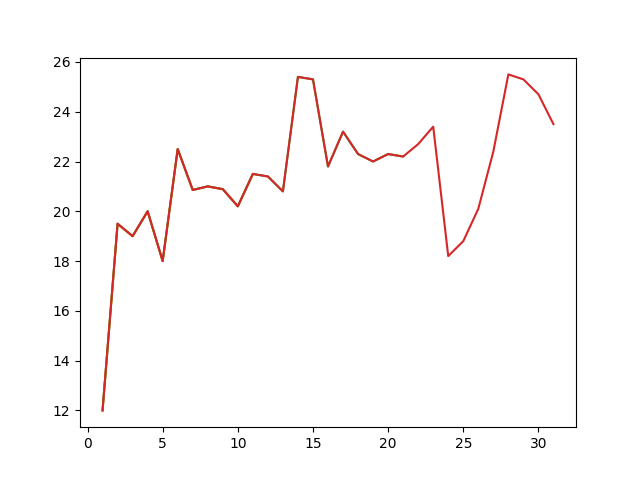

Recreate this plot in Python.
import random
import gym
import numpy as np
from collections import deque
from keras.models import Sequential
from keras.layers import Dense, LSTM
from keras.optimizers import sgd, Adam
import matplotlib.pyplot as plt

from keras import backend as K, optimizers

EPISODES = 1000
time_lstm = 3


def plot(data):
    x = []
    y = []
    for i, j in data:
        x.append(i)
        y.append(j)
    plt.plot(x, y)
    plt.savefig('cartpole_240.png')

class MyQueue:
    def __init__(self, maxlen):
        self.q = []
        self.max_len = maxlen

    def add(self, element):
        if len(self.q) == 1000:
            self.q = self.q[1:] + [element]
        else:
            self.q.append(element)

    def sample(self, size):
        return random.sample(self.q, size)

    def __len__(self):
        return len(self.q)



class DeepQAgent:
    def __init__(self, state_size, action_size):
        self.state_size = state_size
        self.action_size = action_size
        self.memory = MyQueue(maxlen=2000)
        self.gamma = 0.95
        self.epsilon = 1.0
        self.epsilon_min = 0.01
        self.epsilon_decay = 0.99
        self.learning_rate = 0.001
        self.model = self._build_model()

    # sample, time step, features
    def _build_model(self):
        model = Sequential()
        model.add(LSTM(24, input_shape=(time_lstm, self.state_size)))
        model.add(Dense(24, activation='relu'))
        model.add(Dense(self.action_size, activation='linear'))
        model.compile(loss='mse', optimizer=Adam(lr=0.001))
        return model

    def remember(self, episode_frame):
        self.memory.add(episode_frame)

    def act(self, state):
        if np.random.rand() <= self.epsilon:
            return random.randrange(self.action_size)
        act_values = self.model.predict(state)
        return np.argmax(act_values[0])  # returns action

    def replay(self, batch_size, agent2):
        sample_episodes = np.random.randint(0, high=len(self.memory), size = batch_size)
        minibatch = []
        for i in sample_episodes:
            start = np.random.randint(0, high=len(self.memory.q[i])-2*time_lstm) # might be buggy
            state_a = []
            # print("Episode selected = ", i)
            # print("Frame selected = ", start, " / ", len(self.memory.q[i]))
            for j in range(start, start+time_lstm):
                state_a.append(self.memory.q[i][j][0])
            act_taken = self.memory.q[i][start + time_lstm - 1 ][1]
            reward_got = self.memory.q[i][start + time_lstm - 1][2]
            next_state_reached = []
            for j in range(start + time_lstm, start + time_lstm + time_lstm):
                next_state_reached.append(self.memory.q[i][j][0])
            done = self.memory.q[i][start + 2*time_lstm - 1][4]
            minibatch.append((reshape_frames(state_a), act_taken, reward_got, reshape_frames(next_state_reached), done))

        # minibatch = random.sample(self.memory, batch_size)
        for state, action, reward, next_state, done in minibatch:
            target = reward
            if not done:
                target = (reward + self.gamma *
                          np.amax(agent2.model.predict(next_state)[0]))
            target_f = self.model.predict(state)  # What does this return? Ans type = [[0.08708638 0.4333976 ]]
            target_f[0][action] = target
            self.model.fit(state, target_f, epochs=1, verbose=0)

    def load(self, name):
        self.model.load_weights(name)

    def save(self, name):
        self.model.save_weights(name)


'''
remember[ ]
is a list of episodes:

remember[i] 
is a list of frames of i'th episode

remember[i][j]
is A 4 tuple of previous four screens


a = [[0 for i in range(ob_space)] for j in range(time_sequence) ]
for i_ob in the time_sequence:
    for j in ob_space of i_ob:
        a[i_ob_index][j].append(i_ob[j])

a = a.reshape(1, 10, 4)


'''

def reshape_frames(l):
    state_size = 4
    l = list(l)
    return np.array(l).reshape(1,time_lstm, state_size)


# todo what's all that about resetting the weights of the lstm?

if __name__ == "__main__":
    eVSs = deque(maxlen=1000)
    env = gym.make('CartPole-v1')
    state_size = env.observation_space.shape[0]
    action_size = env.action_space.n
    agent = DeepQAgent(state_size, action_size)
    agent2 = DeepQAgent(state_size, action_size)
    c = 0
    # agent.load("cartpole-dqn.h5")
    done = False
    batch_size = 32
    recent_average = deque(maxlen=10)
    act_frame = deque(maxlen=time_lstm)
    for e in range(EPISODES):
        state = env.reset()
        total_reward = 0
        episode_frames = []
        for time in range(500):
            act_frame.append(state)
            c += 1

            env.render()
            if len(act_frame) == time_lstm:
                action = agent.act(reshape_frames(act_frame))
            else:
                action = env.action_space.sample()

            next_state, reward, done, _ = env.step(action)
            total_reward += reward
            reward = reward if not done else -10
            episode_frames.append((state, action, reward, next_state, done))
            # agent.remember(state, action, reward, next_state, done)
            state = next_state
            if done:
                print("episode: {}/{}, score: {}, e: {:.2}"
                      .format(e, EPISODES, time, agent.epsilon))
                recent_average.append(total_reward)
                av = sum(recent_average) / len(recent_average)
                print(" Recent Average = ", av)
                eVSs.append((e + 1, av))

                # remember the episode
                agent.remember(episode_frames)

                break
            if len(agent.memory) > 5:
                agent.replay(batch_size, agent2)

            if c > 500:
                c = 0
                agent2.model.set_weights(agent.model.get_weights())
                print("Updated the target model")

        if agent.epsilon > agent.epsilon_min:
            agent.epsilon *= agent.epsilon_decay

        if e % 10 == 0:
            plot(eVSs)
